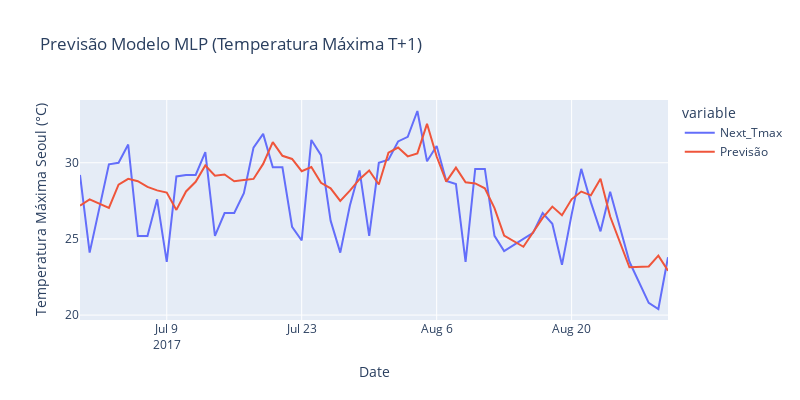

Notebook source saved alongside this figure:
### Code cell
fig = px.line(forecast_results, x='Date', y=['Next_Tmax', 'Previsão'], labels={
              'value': "Temperatura Máxima Seoul (°C)"}, title='Previsão Modelo MLP (Temperatura Máxima T+1)', width=800, height=400)
fig.show()
